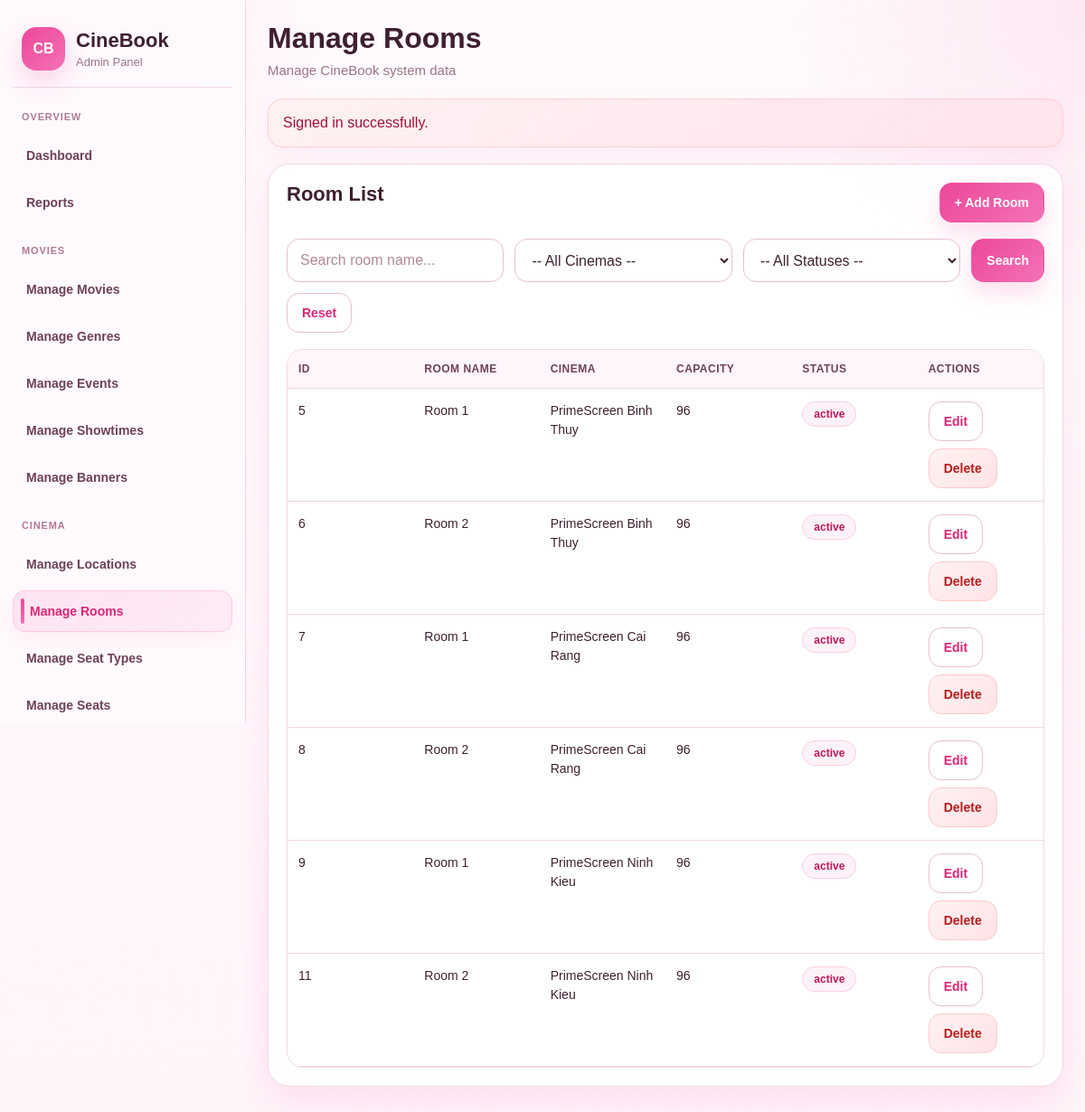
/admin/rooms/index.php (signed in), run on the app's committed database.
### tables this page shows
CREATE TABLE `rooms` (
  `room_id` int(11) NOT NULL,
  `location_id` int(11) NOT NULL,
  `room_name` varchar(50) NOT NULL,
  `capacity` int(11) NOT NULL,
  `status` varchar(20) NOT NULL DEFAULT 'active',
  `created_at` datetime NOT NULL DEFAULT current_timestamp(),
  `updated_at` datetime NOT NULL DEFAULT current_timestamp() ON UPDATE current_timestamp()
);

CREATE TABLE `locations` (
  `location_id` int(11) NOT NULL,
  `name` varchar(150) NOT NULL,
  `address` varchar(255) NOT NULL,
  `city` varchar(100) NOT NULL,
  `phone` varchar(20) DEFAULT NULL,
  `status` varchar(20) NOT NULL DEFAULT 'active'
);

### includes/helpers.php (called while the page is built, shortened)
<?php
function e(?string $value): string
{
    return htmlspecialchars($value ?? '', ENT_QUOTES, 'UTF-8');
}
function get(string $key, $default = '')
{
    $value = $_GET[$key] ?? $default;
    if (is_string($value)) {
        return trim($value);
    }
    return $value;
}

### admin/rooms/index.php (the view, shortened to what this page needs)
<?php
require_once __DIR__ . '/../../includes/admin_layout_start.php';
$conn = db_connect();
$keyword = trim(get('keyword'));
$whereSql = '';
$sql = "
    SELECT r.room_id, r.room_name, r.capacity, r.status, l.name AS location_name
    FROM rooms r
    INNER JOIN locations l ON r.location_id = l.location_id
    $whereSql
    ORDER BY l.name ASC, r.room_name ASC
";
$stmt = $conn->prepare($sql);
$result = false;
if ($stmt) {
    $stmt->execute();
    $result = $stmt->get_result();
}
?>
<div class="admin-card">
    <div class="admin-card-head">
        <h2>Room List</h2>
        <a class="admin-btn" href="<?= BASE_URL ?>admin/rooms/create.php">+ Add Room</a>
    </div>
    <div class="admin-filter-bar">
        <form method="GET" action="">
            <input class="admin-input" type="text" name="keyword" placeholder="Search room name..." value="<?= e($keyword) ?>">
            <select class="admin-select" name="location_id">
                <option value="">-- All Cinemas --</option>
            </select>
            <select class="admin-select" name="status">
                <option value="">-- All Statuses --</option>
            </select>
            <button class="admin-btn" type="submit">Search</button>
            <a class="admin-btn-outline" href="<?= BASE_URL ?>admin/rooms/index.php">Reset</a>
        </form>
    </div>
    <div class="admin-table-wrap">
        <table class="admin-table">
            <thead>
                <tr>
                    <th>ID</th>
                    <th>Room Name</th>
                    <th>Cinema</th>
                    <th>Capacity</th>
                    <th>Status</th>
                    <th>Actions</th>
                </tr>
            </thead>
            <tbody>
            <?php if ($result && $result->num_rows > 0): ?>
                <?php while ($room = $result->fetch_assoc()): ?>
                    <tr>
                        <td><?= (int) $room['room_id'] ?></td>
                        <td><?= e($room['room_name']) ?></td>
                        <td><?= e($room['location_name']) ?></td>
                        <td><?= (int) $room['capacity'] ?></td>
                        <td><span class="admin-badge active"><?= e($room['status']) ?></span></td>
                        <td>
                            <div class="admin-actions">
                                <a class="admin-btn-outline" href="<?= BASE_URL ?>admin/rooms/edit.php?id=<?= (int) $room['room_id'] ?>">Edit</a>
                                <a class="admin-btn-danger" href="<?= BASE_URL ?>admin/rooms/delete.php?id=<?= (int) $room['room_id'] ?>" onclick="return confirm('Delete this room?')">Delete</a>
                            </div>
                        </td>
                    </tr>
                <?php endwhile; ?>
            <?php else: ?>
                <tr>
                    <td colspan="6"><div class="admin-empty">No matching rooms found.</div></td>
                </tr>
            <?php endif; ?>
            </tbody>
        </table>
    </div>
</div>
<?php
require_once __DIR__ . '/../../includes/admin_layout_end.php';
?>

### cinebook/public/assets/css/admin.css (style rules this page uses)
:root { --bg: #fff7fb; --bg-2: #fff1f7; --surface: #ffffff; --surface-soft: #fff9fc; --surface-muted: #fff4f9; --sidebar-bg: rgba(255, 250, 253, 0.92); --line: #f0d7e4; --line-strong: #e7bfd3; --text: #3e2030; --text-soft: #6d4258; --muted: #9d7488; --primary: #ec4899; --primary-hover: #db2777; --primary-soft: #fdf2f8; --secondary: #f472b6; --secondary-soft: #fce7f3; --danger: #dc2626; --danger-soft: #fef2f2; --success: #16a34a; --success-soft: #ecfdf3; --warning: #d97706; --warning-soft: #fff7ed; --shadow-sm: 0 8px 22px rgba(236, 72, 153, 0.08); --shadow-md: 0 16px 36px rgba(236, 72, 153, 0.12); --shadow-lg: 0 24px 56px rgba(236, 72, 153, 0.14); --radius-sm: 12px; --radius-md: 18px; --radius-lg: 24px; --sidebar-width: 272px; --content-max: 100%; }
*, *::before, *::after { box-sizing: border-box; min-width: 0; }
html, body { max-width: 100%; overflow-x: hidden; }
html { scroll-behavior: smooth; }
body { margin: 0; font-family: Arial, Helvetica, sans-serif; color: var(--text); background: radial-gradient(circle at top left, rgba(244, 114, 182, 0.12), transparent 22%), radial-gradient(circle at top right, rgba(236, 72, 153, 0.10), transparent 20%), linear-gradient(180deg, #fffafd 0%, #fff4fa 100%); }
a { color: inherit; text-decoration: none; }
button, input, select, textarea { font: inherit; }
.admin-card, .admin-stat-card, .admin-panel { width: 100%; max-width: 100%; background: rgba(255, 255, 255, 0.94); border: 1px solid var(--line); border-radius: var(--radius-lg); box-shadow: var(--shadow-md); overflow: hidden; }
.admin-card, .admin-panel { margin-bottom: 20px; padding: 20px; }
.admin-card-head, .admin-panel-head { display: flex; justify-content: space-between; align-items: flex-start; gap: 14px; flex-wrap: wrap; margin-bottom: 18px; }
.admin-card-head h2, .admin-panel-head h2 { margin: 0; font-size: 22px; line-height: 1.2; font-weight: 800; color: var(--text); word-break: break-word; }
.admin-toolbar, .admin-filter-bar { margin-bottom: 18px; }
.admin-toolbar, .admin-filter-bar form { display: flex; flex-wrap: wrap; gap: 12px; width: 100%; }
.admin-filter-bar .admin-input, .admin-filter-bar .admin-select, .admin-toolbar .admin-input, .admin-toolbar .admin-select { flex: 1 1 220px; min-width: 0; }
.admin-btn, .admin-btn-outline, .admin-btn-danger, .admin-btn-soft { display: inline-flex; align-items: center; justify-content: center; gap: 8px; min-height: 44px; padding: 10px 16px; border-radius: 14px; border: 1px solid transparent; cursor: pointer; font-size: 14px; font-weight: 800; line-height: 1.35; text-align: center; white-space: normal; transition: all 0.2s ease; }
.admin-btn { color: #fff; background: linear-gradient(135deg, var(--primary) 0%, var(--secondary) 100%); box-shadow: 0 12px 24px rgba(236, 72, 153, 0.18); }
.admin-btn-outline { color: var(--primary-hover); background: #fff; border-color: var(--line-strong); }
.admin-btn-danger { color: #b91c1c; background: linear-gradient(135deg, #fff1f2, #ffe4e6); border-color: #fecaca; }
.admin-input, .admin-select, .admin-textarea { width: 100%; max-width: 100%; min-height: 48px; padding: 0 14px; border-radius: 14px; border: 1px solid var(--line-strong); background: #fff; color: var(--text); outline: none; transition: all 0.2s ease; }
.admin-input::placeholder, .admin-textarea::placeholder { color: #b0899b; }
.admin-table-wrap { width: 100%; max-width: 100%; overflow-x: auto; overflow-y: hidden; border: 1px solid var(--line); border-radius: 18px; background: #fff; -webkit-overflow-scrolling: touch; }
.admin-table { width: 100%; border-collapse: collapse; table-layout: fixed; }
.admin-table th, .admin-table td { padding: 14px 12px; border-bottom: 1px solid var(--line); text-align: left; vertical-align: top; white-space: normal; word-break: break-word; overflow-wrap: anywhere; }
.admin-table th { background: #fff5fa; color: var(--text-soft); font-size: 12px; font-weight: 800; text-transform: uppercase; letter-spacing: 0.04em; }
.admin-table td { color: var(--text); font-size: 14px; line-height: 1.5; font-weight: 500; }
.admin-badge { display: inline-flex; align-items: center; justify-content: center; min-height: 28px; padding: 4px 12px; border-radius: 999px; font-size: 12px; font-weight: 800; line-height: 1.3; text-align: center; white-space: normal; }
.admin-badge.active { color: #be185d; background: #fdf2f8; border: 1px solid #fbcfe8; }
.admin-actions { display: flex; flex-wrap: wrap; gap: 8px; width: 100%; }

### data on the page
rooms: room_id "5", room_name "Room 1", location.name "PrimeScreen Binh Thuy", capacity "96", status "active"
rooms: room_id "6", room_name "Room 2", location.name "PrimeScreen Binh Thuy", capacity "96", status "active"
rooms: room_id "7", room_name "Room 1", location.name "PrimeScreen Cai Rang", capacity "96", status "active"
rooms: room_id "8", room_name "Room 2", location.name "PrimeScreen Cai Rang", capacity "96", status "active"
rooms: room_id "9", room_name "Room 1", location.name "PrimeScreen Ninh Kieu", capacity "96", status "active"
rooms: room_id "11", room_name "Room 2", location.name "PrimeScreen Ninh Kieu", capacity "96", status "active"

### other printed values
$pageTitle "Manage Rooms"
$flash['message'] "Signed in successfully."
